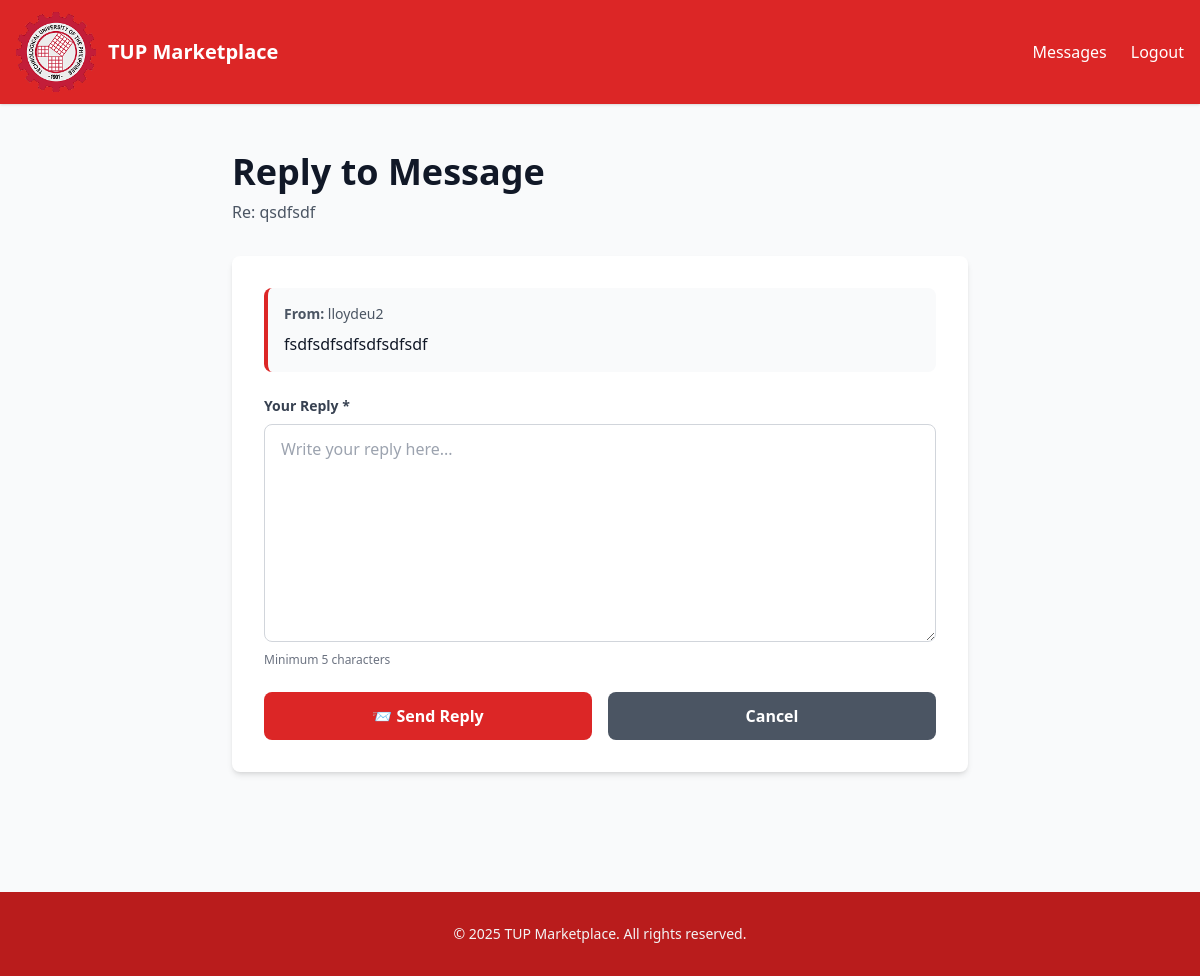
Page /message/4/reply/ (signed in) on the committed database.
### shop/models.py (models this page shows, shortened)
class Message(models.Model):
    sender = models.ForeignKey(User, on_delete=models.CASCADE, related_name='sent_messages')
    recipient = models.ForeignKey(User, on_delete=models.CASCADE, related_name='received_messages')
    product = models.ForeignKey(Product, on_delete=models.CASCADE, related_name='messages', null=True, blank=True)
    subject = models.CharField(max_length=200)
    message = models.TextField()
    is_read = models.BooleanField(default=False)
    created_at = models.DateTimeField(auto_now_add=True)
    class Meta:
        ordering = ['-created_at']

### shop/views.py (the view, shortened to what this page needs)
# urls.py: path('message/<int:message_id>/reply/', views.reply_message, name='reply_message'),
@login_required(login_url='login')
def reply_message(request, message_id):
    original_message = get_object_or_404(Message, id=message_id)
    if original_message.recipient != request.user:
        messages.error(request, 'You cannot reply to this message!')
        return redirect('messages_inbox')
    context = {
        'original_message': original_message,
    }
    return render(request, 'shop/reply_message.html', context)

### shop/templates/shop/reply_message.html (shortened to what this page needs)
{% load static %}
<!DOCTYPE html>
<html lang="en">
<head>
  <link rel="stylesheet" href="{% static 'shop/styles.css' %}">
  <script src="https://cdn.tailwindcss.com"></script>
</head>
<body class="bg-gray-50">
  <header class="bg-red-600 text-white shadow">
    <div class="max-w-7xl mx-auto px-4 py-3 flex items-center justify-between gap-4">
      <div class="flex items-center gap-3">
        <a href="{% url 'homepage' %}" class="flex items-center gap-3 hover:opacity-80">
          <img src="{% static 'shop/images/logo.png' %}" alt="Logo" class="h-20 w-auto">
          <h1 class="text-xl font-bold hidden sm:block">TUP Marketplace</h1>
        </a>
      </div>
      <nav class="hidden lg:flex gap-6">
        <a href="{% url 'messages_inbox' %}" class="hover:text-gray-300">Messages</a>
        <a href="{% url 'logout' %}" class="hover:text-gray-300">Logout</a>
      </nav>
    </div>
  </header>
  <main class="max-w-3xl mx-auto px-4 py-12">
    <h1 class="text-4xl font-bold text-gray-900 mb-2">Reply to Message</h1>
    <p class="text-gray-600 mb-8">{{ original_message.subject }}</p>
    <div class="bg-white rounded-lg shadow-md p-6 md:p-8 mb-6">
      <div class="mb-6 p-4 bg-gray-50 rounded-lg border-l-4 border-red-600">
        <p class="text-sm text-gray-600 mb-2"><strong>From:</strong> {{ original_message.sender.username }}</p>
        <p class="text-gray-900">{{ original_message.message }}</p>
      </div>
      <form method="post">
        <div class="mb-6">
          <label class="block text-sm font-semibold text-gray-700 mb-2">Your Reply *</label>
          <textarea name="message" placeholder="Write your reply here..."
                    class="w-full px-4 py-3 border border-gray-300 rounded-lg focus:outline-none focus:ring-2 focus:ring-red-500"
                    rows="8" required minlength="5"></textarea>
          <p class="text-xs text-gray-500 mt-1">Minimum 5 characters</p>
        </div>
        <div class="flex gap-4">
          <button type="submit" class="flex-1 bg-red-600 text-white font-bold py-3 rounded-lg hover:bg-red-700 transition-colors">
            📨 Send Reply
          </button>
          <a href="{% url 'message_detail' original_message.id %}" class="flex-1 text-center bg-gray-600 text-white font-bold py-3 rounded-lg hover:bg-gray-700">
            Cancel
          </a>
        </div>
      </form>
    </div>
  </main>
  <footer class="bg-red-700 text-gray-100 py-8 mt-12">
    <p class="text-center text-sm">© 2025 TUP Marketplace. All rights reserved.</p>
  </footer>
</body>
</html>

### rows in the picture
Message: subject "Re: qsdfsdf", sender.username "lloydeu2", message "fsdfsdfsdfsdfsdfsdf"
